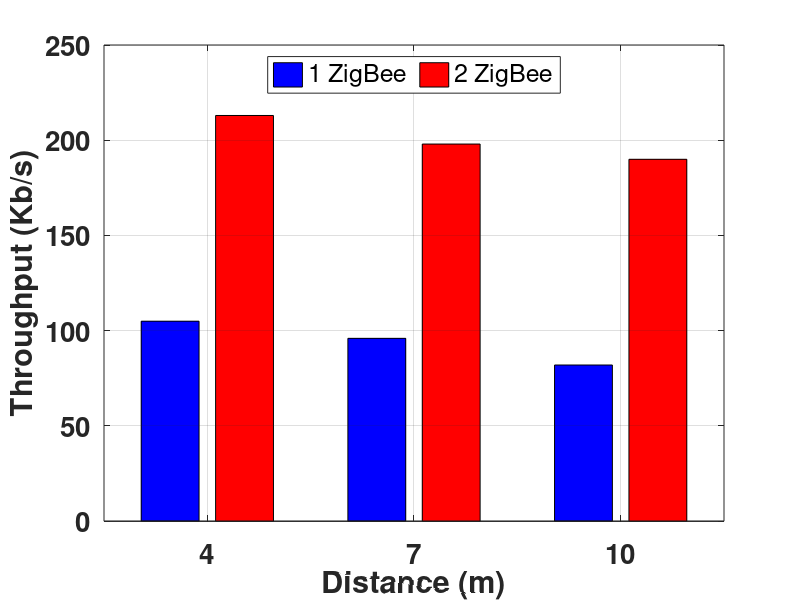

Write the MATLAB code that produced this figure.
close all;
clear;
clc;

eva = [ 1    105        213 ;
        2    96    198 ;
        3    82    190]

fig = figure('Position',[0 250 400 260]); 
h = bar(eva(1:end,1)',eva(1:end,2:3));
set(h(1),'FaceColor','blue');
set(h(2),'FaceColor','red');

ylabel('Throughput (Kb/s)');
xlabel('Distance (m)');
% xticks([50 100 150 200]);
xticklabels({'4','7','10'});

legend('1 ZigBee','2 ZigBee', 'Location','north','Orientation', 'horizontal');
set(gca,'FontSize',20,'FontWeight', 'bold');
% set(gca, 'YScale', 'log');
grid on;
%     print -deps FDDutyCycle
saveas(gca, 'PhyNLoSZig.eps','epsc');